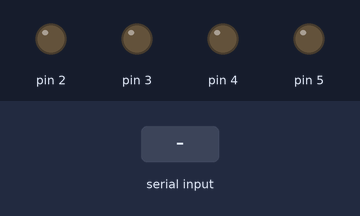
Bench run of a program on a simulated Arduino Uno, built with avr-gcc and run on an emulated ATmega328P. On the bench: output pins drawn as LEDs (lit = HIGH). The inputs (shaded band) are chosen by the test bench.

Above: at 1.2 s.
1.3 s: "2" received over Serial
At 2.5 s:
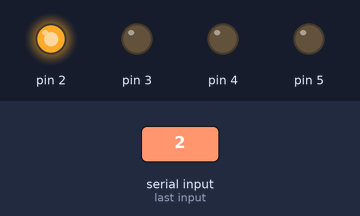
2.8 s: "4" received over Serial
At 3.7 s:
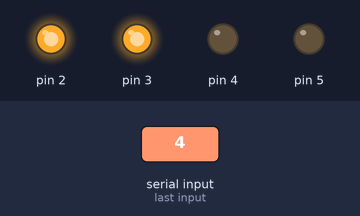
4.3 s: "1" received over Serial
At 4.9 s:
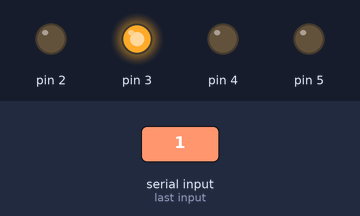
5.8 s: "6" received over Serial
At 7.0 s:
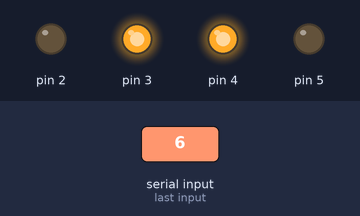
7.3 s: "3" received over Serial
At 8.4 s:
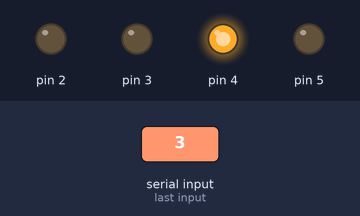
8.8 s: "8" received over Serial
At 9.5 s:
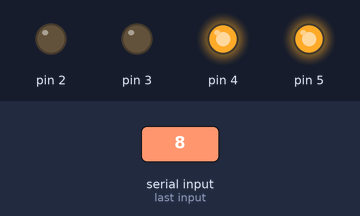
Timing chart, 0 to 11.3 s (numbered marks = the images above; inputs shaded):
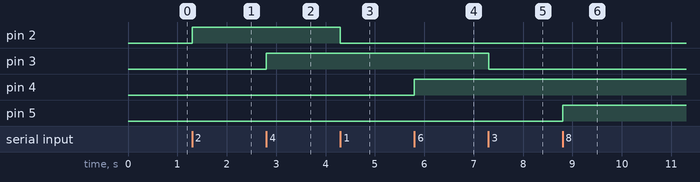

Measured:
- after the input at 1.3 s, pin 2: LOW → HIGH at once
- after the input at 2.8 s, pin 3: LOW → HIGH at once
- after the input at 4.3 s, pin 2: HIGH → LOW at once
- after the input at 5.8 s, pin 4: LOW → HIGH at once
- after the input at 7.3 s, pin 3: HIGH → LOW at once
- after the input at 8.8 s, pin 5: LOW → HIGH at once

The program:

main.cpp
```cpp
#include <Arduino.h>

char val;

//code by :MANOJ  k narayanan
//connection digram :
 //arduno 5v -> RelayBoard vcc And also Blutooth Vcc
 //Arduno Gnd -> Relay GND And also Blutooth Gnd
 // Relay Board IN1 -> DigitalPin 2
 // Relay Board IN2 -> DigitalPin 3
 // Relay Board IN3 -> DigitalPin 4
 // Relay Board IN4 -> DigitalPin 5
  // Blutooth RX to Arduno TX
  // Blutooth TX to Arduno RX


void setup() {
  // put your setup code here, to run once:
  pinMode(2,OUTPUT);
  pinMode(3,OUTPUT);
  pinMode(4,OUTPUT);
  pinMode(5,OUTPUT);

  Serial.begin(9600);

}

void loop() {
  // put your main code here, to run repeatedly:
  if (Serial.available()){
    val = Serial.read();
    Serial.println();
  }

  if(val == '1'){
    //turn on the switch
    digitalWrite(2,0);
  }else if (val == '2'){
     digitalWrite(2,1);
    //turn of the switch
  }else if(val == '3'){
     digitalWrite(3,0);
    //turn on the switch
  }else if(val =='4'){
     digitalWrite(3,1);
    //turn of the switch
  }else if (val == '5'){
     digitalWrite(4,0);
    //turn of the switch
  }else if(val == '6'){
     digitalWrite(4,1);
    //turn on the switch
  }else if (val == '7'){
     digitalWrite(5,0);
    //turn of the switch
  }else if(val == '8'){
     digitalWrite(5,1);
  }


}
```
